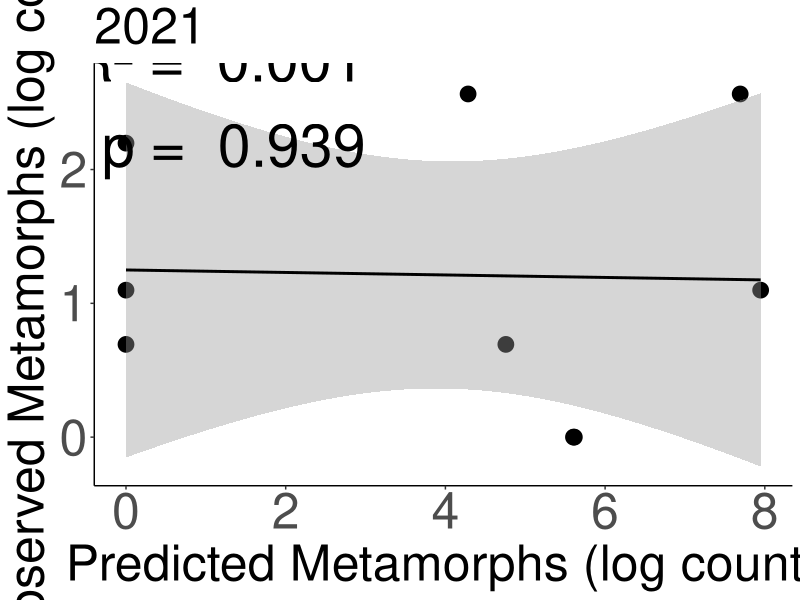
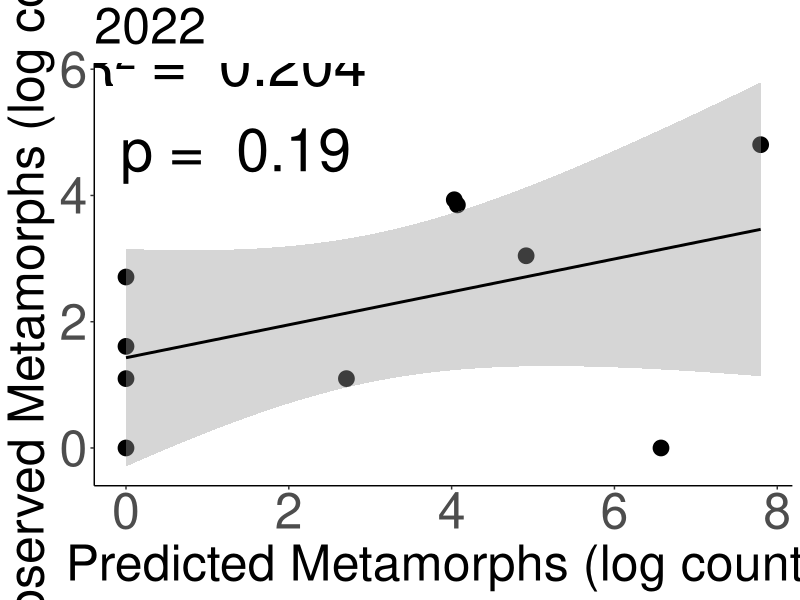
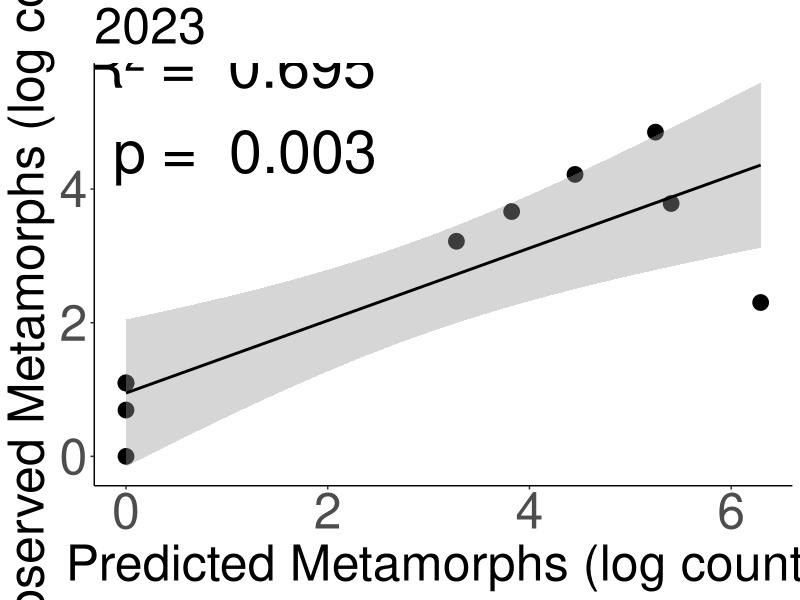
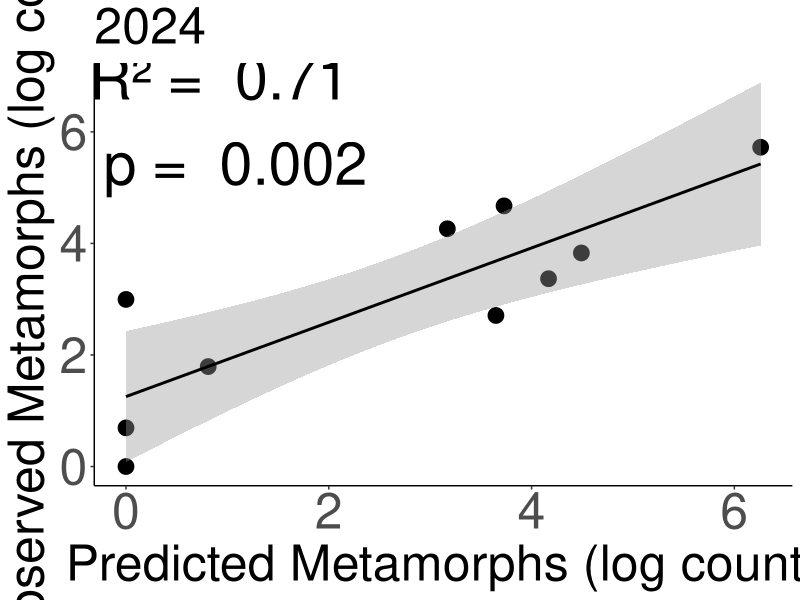
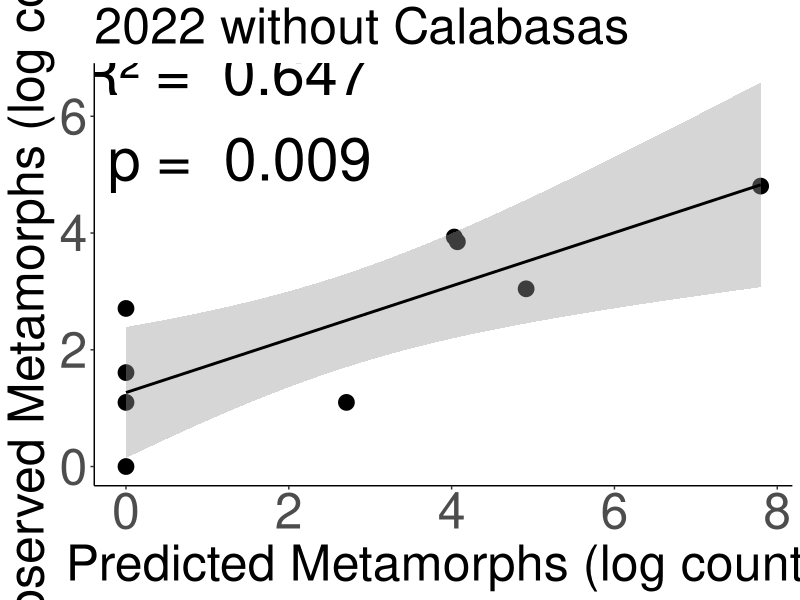
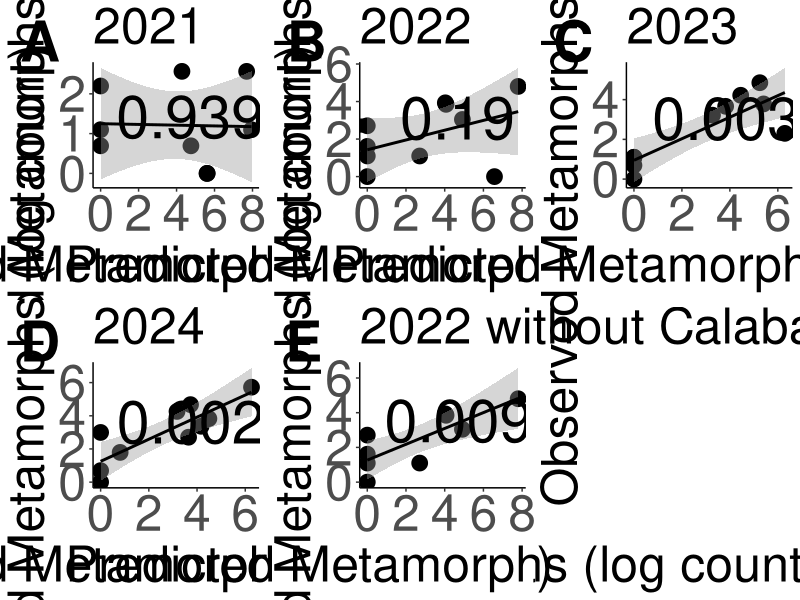
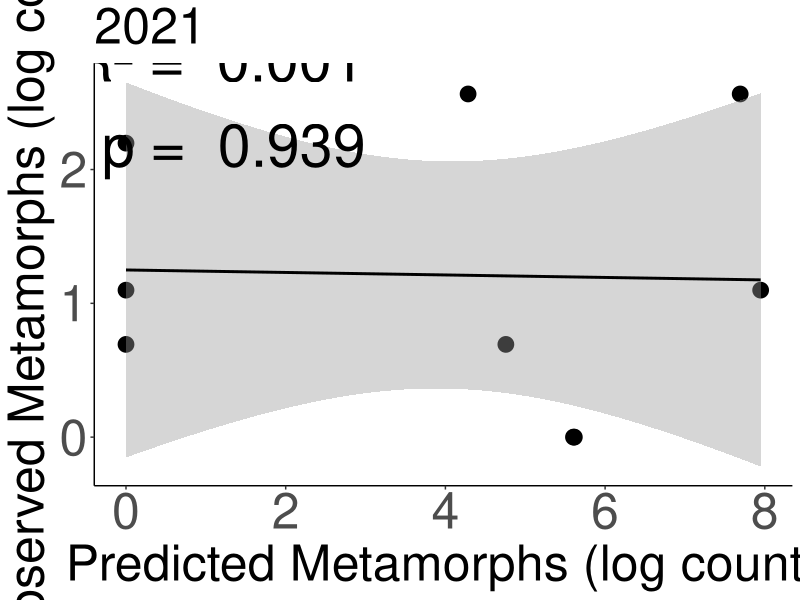
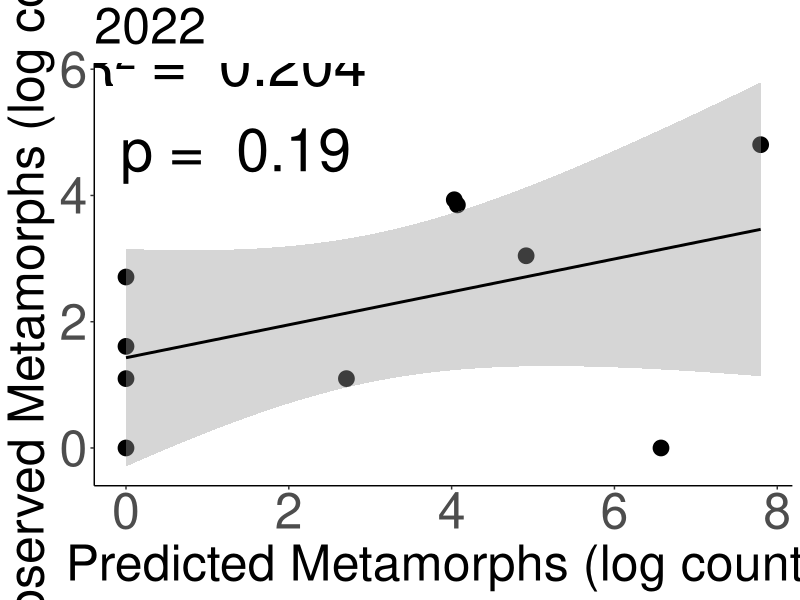

Reproduce these figures in R, in order. (Note: this script raises an error after producing the figures.)
#Making nice correlation plots for recruitment correlation
library(ggplot2)
library(tidyverse)
library(ggpubr)
library(writexl)
df <- read_csv("Data/Larval_Correlations_Sum_Density.csv")

#Subsetting the data by year
data2021 <- df %>%
  filter(Year == 2021) %>%
  dplyr::select(Pond, Metamorph_Estimate, Drift_Fence_Actual_Count)

data2022 <- df %>%
  filter(Year == 2022) %>%
  dplyr::select(Pond, Metamorph_Estimate, Drift_Fence_Actual_Count)

data2023 <- df %>%
  filter(Year == 2023) %>%
  dplyr::select(Pond, Metamorph_Estimate, Drift_Fence_Actual_Count)

data2024 <- df %>%
  filter(Year == 2024) %>%
  dplyr::select(Pond, Metamorph_Estimate, Drift_Fence_Actual_Count)


#2021 Model
model2021 <- lm(log(Drift_Fence_Actual_Count+1) ~ log(Metamorph_Estimate+1), data = data2021)
summary(model2021)

#2022 Model
model2022 <- lm(log(Drift_Fence_Actual_Count+1) ~ log(Metamorph_Estimate+1), data = data2022)
summary(model2022)

#2023 Model
model2023 <- lm(log(Drift_Fence_Actual_Count+1) ~ log(Metamorph_Estimate+1), data = data2023)
summary(model2023)

#2024 Model
model2024 <- lm(log(Drift_Fence_Actual_Count) ~ log(Metamorph_Estimate+1), data = data2024)
summary(model2024)

summary2021 <- summary(model2021)
summary2022 <- summary(model2022)
summary2023 <- summary(model2023)
summary2024 <- summary(model2024)

p_value2021 <- coef(summary(model2021))[2, 4]
p_value2022 <- coef(summary(model2022))[2, 4]
p_value2023 <- coef(summary(model2023))[2, 4]
p_value2024 <- coef(summary(model2024))[2, 4]




#2021 Plot
plot1 <- ggplot(data2021, aes(x = log(Metamorph_Estimate+1), y = log(Drift_Fence_Actual_Count+1))) +
  geom_point(size = 5) +
  stat_smooth(method = "lm", color = "black")+
  labs(x = "Predicted Metamorphs (log count)",
       y = "Observed Metamorphs (log count)",
       title = "2021")+
  theme_classic() +
  theme(plot.title = element_text(size = 36), 
        axis.text = element_text(size = 36), 
        axis.title = element_text(size = 36)) +
  annotate("text", x = 1.25, y = 2.5, label = paste("R² = ", round(summary2021$r.squared, 3), "\n", "p = ", round(p_value2021, 3)),
           size = 15, color = "black")
plot1
ggsave("Figures/2021_correlation.jpg", 
       plot = plot1,
       height = 15,
       width = 30)

#2022 Plot
plot2 <- ggplot(data2022, aes(x = log(Metamorph_Estimate+1), y = log(Drift_Fence_Actual_Count+1))) +
  geom_point(size = 5) +
  stat_smooth(method = "lm", color = "black")+
  labs(x = "Predicted Metamorphs (log count)",
       y = "Observed Metamorphs (log count)",
       title = "2022")+
  theme_classic() +
  theme(plot.title = element_text(size = 36), 
        axis.text = element_text(size = 36), 
        axis.title = element_text(size = 36)) +
  annotate("text", x = 1.25, y = 5.4, label = paste("R² = ", round(summary2022$r.squared, 3), "\n", "p = ", round(p_value2022, 3)),
           size = 15, color = "black")

plot2
ggsave("Figures/2022_correlation.jpg", 
       plot = plot2,
       height = 15,
       width = 30)


#2023 Plot
plot3 <- ggplot(data2023, aes(x = log(Metamorph_Estimate+1), y = log(Drift_Fence_Actual_Count+1))) +
  geom_point(size = 5) +
  stat_smooth(method = "lm", color = "black")+
  labs(x = "Predicted Metamorphs (log count)",
       y = "Observed Metamorphs (log count)",
       title = "2023")+
  theme_classic() +
  theme(plot.title = element_text(size = 36), 
        axis.text = element_text(size = 36), 
        axis.title = element_text(size = 36)) +
  annotate("text",x = 1.1, y = 5.2, label = paste("R² = ", round(summary2023$r.squared, 3), "\n", "p = ", round(p_value2023, 3)),
           size = 15, color = "black")
plot3
ggsave("Figures/2023_correlation.jpg", 
       plot = plot3,
       height = 15,
       width = 30)


#2024 Plot
plot4 <- ggplot(data2024, aes(x = log(Metamorph_Estimate+1), y = log(Drift_Fence_Actual_Count))) +
  geom_point(size = 5) +
  stat_smooth(method = "lm", colour = "black")+
  labs(x = "Predicted Metamorphs (log count)",
       y = "Observed Metamorphs (log count)",
       title = "2024")+
  theme_classic() +
  theme(plot.title = element_text(size = 36), 
        axis.text = element_text(size = 36), 
        axis.title = element_text(size = 36))+
  annotate("text",  x = 1, y = 6.2, label = paste("R² = ", round(summary2024$r.squared, 3), "\n", "p = ", round(p_value2024, 3)),
           size = 15, color = "black") 
plot4
ggsave("Figures/2024_correlation.jpg", 
       plot = plot4,
       height = 15,
       width = 30)



#2022 without Calabasas
data2022NoCalabasas <- df %>%
  filter(Year == 2022, Pond != "Calabasas") %>%
  dplyr::select(Pond, Metamorph_Estimate, Drift_Fence_Actual_Count)


model2022NoCalabasas <- lm(log(Drift_Fence_Actual_Count+1) ~ log(Metamorph_Estimate+1), data = data2022NoCalabasas)
summary(model2022NoCalabasas)

summary2022NoCalabasas <- summary(model2022NoCalabasas)
p_value2022NoCalabasas <- coef(summary(model2022NoCalabasas))[2, 4]



plot5 <- ggplot(data2022NoCalabasas, aes(x = log(Metamorph_Estimate+1), y = log(Drift_Fence_Actual_Count+1))) +
  geom_point(size = 5) +
  stat_smooth(method = "lm", color = "black")+
  labs(x = "Predicted Metamorphs (log count)",
       y = "Observed Metamorphs (log count)",
       title = "2022 without Calabasas")+
  theme_classic() +
  theme(plot.title = element_text(size = 36), 
        axis.text = element_text(size = 36), 
        axis.title = element_text(size = 36)) +
  annotate("text", 
           x = 1.3, 
           y = 6.0, 
           label = paste("R² = ", round(summary2022NoCalabasas$r.squared, 3), "\n", "p = ", round(p_value2022NoCalabasas, 3)),
           size = 15, 
           color = "black")
plot5
ggsave("Figures/2022_no_calabasas_correlation.jpg", 
       plot = plot5,
       height = 15,
       width = 30)








multiPlot <- cowplot::plot_grid(plot1, plot2, plot3, plot4, plot5,
                                nrow = 2,
                                ncol = 3,
                                labels = "AUTO",
                                label_size = 40)
multiPlot
ggsave("Figures/drift_fence_correlations.jpg", multiPlot, width = 30, height = 20)



#Now assessing all years pooled
all_years <- lm(log(Drift_Fence_Actual_Count+1) ~ log(Metamorph_Estimate+1), data = df)
summary(all_years)
all_years$residuals

df$residuals <- as.numeric(all_years$residuals)
df$depth <- as.numeric(df$depth)


residual_model <- lm(residuals ~ poly(depth,2), data = df)
summary(residual_model)
shapiro.test(residuals(residual_model))
plot(residual_model)

ggplot(data = df,
       mapping = aes(x = depth, y = residuals)) +
  stat_smooth()+
  geom_point()


##Returning the slope of the regression to calculate trespass rate
all_years_slope <- coef(all_years)[2]
##Slope is 0.24
